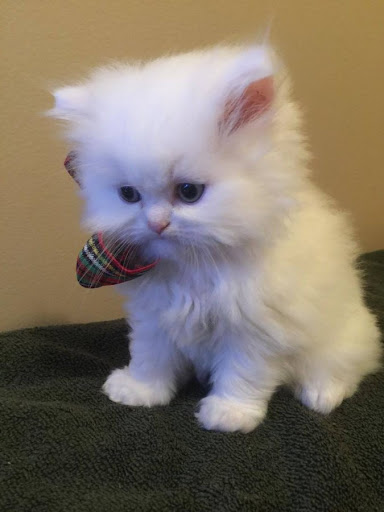
#> input picture persianCat.jpg, 384 x 512 px, found by its file name
$ jupyter execute 6_Resizing_or_Scaling.ipynb
#> lines starting #> are read from the running program, lines starting #| are printed output that depends on the picture
<a href="https://colab.research.google.com/github/reeda23/Open-CV101-OpenCV-Basics/blob/main/6_Resizing_or_Scaling.ipynb" target="_parent"></a>

[cell 1]
#importing libraries

import cv2
import numpy as np
import matplotlib.pyplot as plt

[cell 2]
#load an image from the disk
image = cv2.imread('/content/drive/MyDrive/OpenCV101 - Basics of OpenCV/persianCat.jpg')
#> image is the input picture: shape (512, 384, 3); mean B, G, R 104.1, 117.3, 128.4
image = cv2.cvtColor(image, cv2.COLOR_BGR2RGB)

plt.imshow(image)
plt.title('Original Image')

[cell 3]
#reize the image to 150px wide
#for this we have to calculate the aspect ratio to prevent the image to be distorted
#for this calculate the ratio of *new* width to the *old* width

r = 150 / image.shape[1]
#> r = 0.391
dim = (150, int(image.shape[0] *r))
#> dim = (150, 200)

#performing the actual resizing
resized_image = cv2.resize(image, dim, interpolation = cv2.INTER_AREA)
plt.imshow(resized_image)
plt.title('image')

[cell 4]
#resize the image to 50px height

r = 50 / image.shape[0]
#> r = 0.0977
dim = (int(image.shape[1]), 50)
#> dim = (384, 50)

resized_image_h = cv2.resize(image, dim, interpolation = cv2.INTER_AREA)
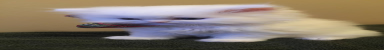
#> resized_image_h: shape (50, 384, 3); mean R, G, B 128.4, 117.3, 104.1
plt.imshow(resized_image_h)
plt.title("Resized image with respect to height")

[cell 5]
def resize(image, width=None, height=None, inter = cv2.INTER_AREA):

    #get the image dimenstion
#> called with width = 10, inter = 3
    dim = None
    (h,w) = image.shape[:2]
#> h = 512; w = 384

    #if the width and height both are None then return original image
    if width is None and height is None:
        return image

    #if the width is None

    if width is None:
        #calculate the ratio of new height and old and get the dimensions

        r = height/ float(h)
        dim = (int(w*r), height)

    #otherwise height is None
    else:
        r = width/ float(w)
#> r = 0.026
        dim = (width, int(h*r))
#> dim = (10, 13)

    resized = cv2.resize(image, dim, interpolation = inter)

    #return the resized image
    return resized

[cell 6]
scaling_image = resize(image, width=10)
plt.imshow(scaling_image)
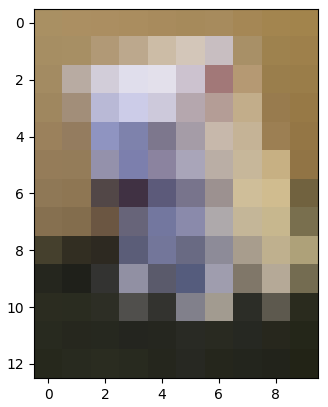
#> figure drawn by matplotlib, 1 panel

[cell 7]
scaling_image = resize(image, width = 100, height=100)
plt.imshow(scaling_image)

[cell 8]
#trying all the interpolations in cv2

methods = [
           ("cv2.INTER_NEAREST", cv2.INTER_NEAREST),
           ("cv2.INTER_LINEAR", cv2.INTER_LINEAR),
           ("cv2.INTER_AREA",cv2.INTER_AREA),
           ("cv2.INTEE_CUBIC",cv2.INTER_CUBIC),
           ("cv2.INTER_LANCZOS4",cv2.INTER_LANCZOS4)
]


for (name, method) in methods:
    # increase the size of the image by 3x using the current
    # interpolation method
    print("[INFO] {}".format(name))
    scaled_image = resize(image, width=image.shape[1] * 3, height= 50, inter=method)
    plt.figure() #write this otherwise plt.imshow() will not display all the images in a loop
    plt.imshow(scaled_image)
    plt.title(name)

$ run again, with adrian.png saved as persianCat.jpg
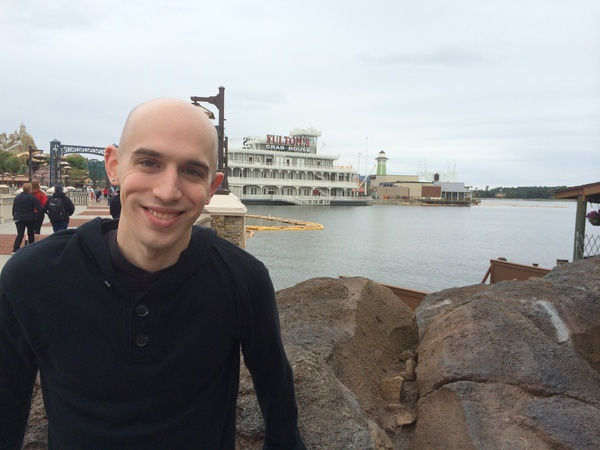
#> input picture adrian.png, 600 x 450 px, found by its file name
#> image is the input picture: shape (450, 600, 3); mean B, G, R 139.8, 140.1, 141
#> `[cell 6] scaling_image = resize(image, width=10) plt.imshow(scaling_im..`:
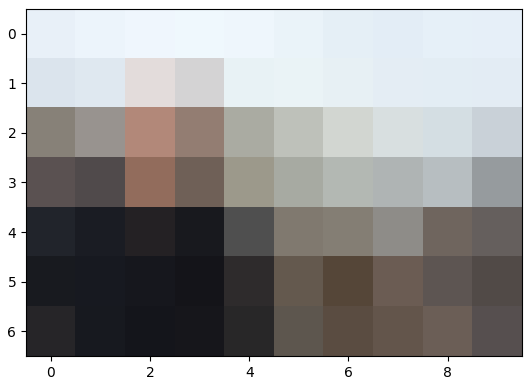
#> figure drawn by matplotlib, 1 panel
#> in resize (call 2), `resized = cv2.resize(image, dim, interpolation = inter)`:
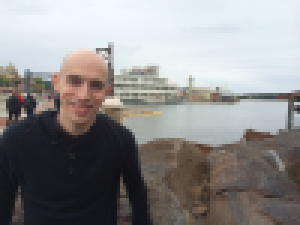
#> resized: shape (75, 100, 3) (shown 3 times larger); mean R, G, B 141, 140.1, 139.8

$ run again, with grand_canyon.png saved as persianCat.jpg
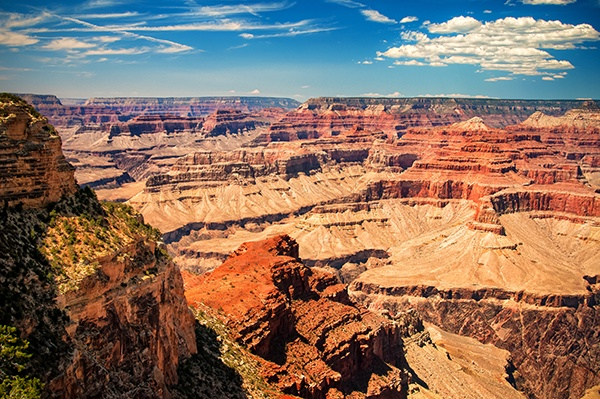
#> input picture grand_canyon.png, 600 x 399 px, found by its file name
#> image is the input picture: shape (399, 600, 3); mean B, G, R 97.6, 113.2, 138.3
#> `[cell 6] scaling_image = resize(image, width=10) plt.imshow(scaling_im..`:
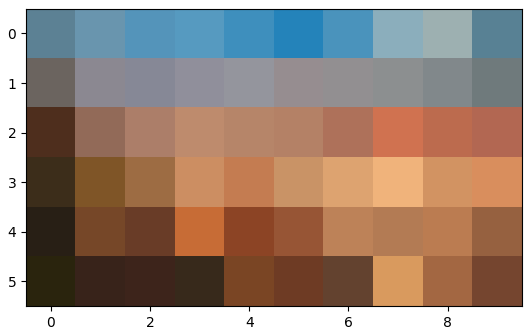
#> figure drawn by matplotlib, 1 panel
#> the loop `for (name, method) in methods:` made 5 passes
#> pass 1, in resize (call 3), `resized = cv2.resize(image, dim, interpolation = inter)`:
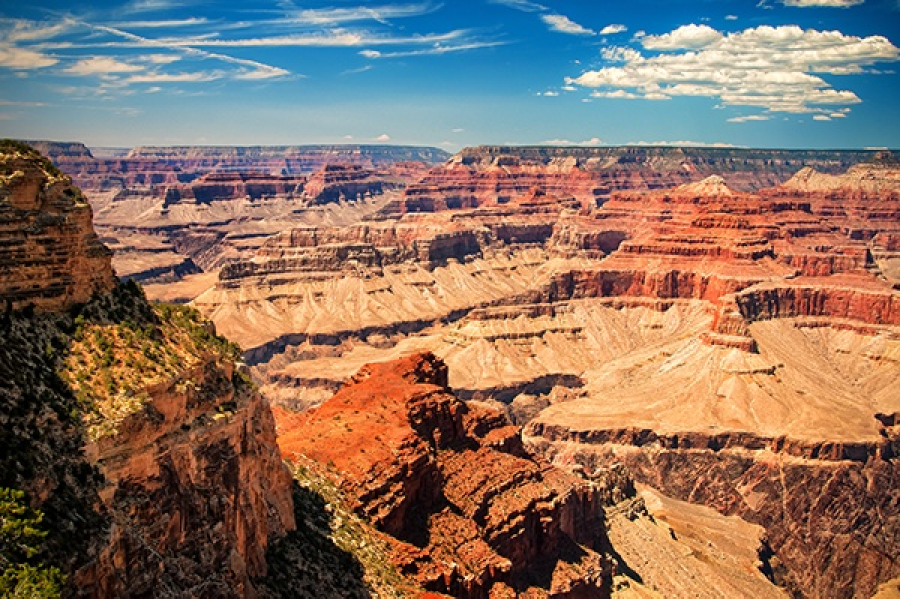
#> resized: shape (1197, 1800, 3) (shown at 1/2 size); mean R, G, B 138.3, 113.2, 97.6
